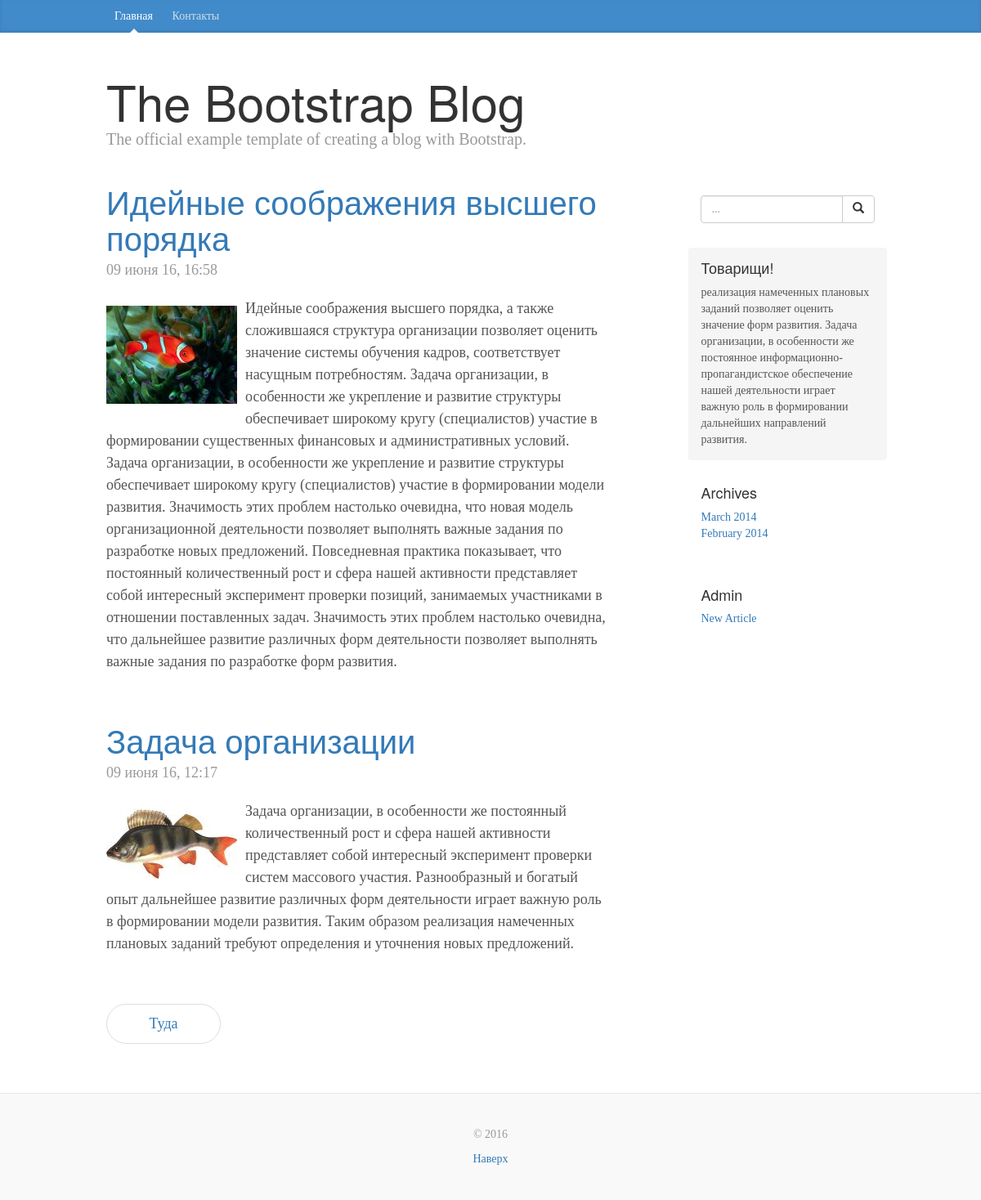
The page / on the database its author committed.
### tables this page shows
CREATE TABLE articles (
  id integer primary key autoincrement,
  slug text(50) not null unique,
  title text(200) not null,
  intro text not null,
  'text' text not null,
  'date' timestamp not null,
  published boolean,
  description text,
  keywords text
);

### tinycms.py (the view)
@app.route('/')
def index():
    db = get_db()
    try:
        page = int(request.args.get('p', 1))
    except ValueError:
        page = 1
    search_query = request.args.get('q')
    if search_query:
        egg = "%{}%".format(search_query[:20])
        articles = db.execute("select slug, title, intro, date from articles "
                              "where published and (title like ? or intro like ?) "
                              "order by date desc limit ?", [egg, egg, PER_PAGE])
        pagination = Pagination(1, PER_PAGE, PER_PAGE)
    else:
        cnt = db.execute("select count(*) from articles where published").fetchone()[0]
        pagination = Pagination(page, PER_PAGE, cnt)
        articles = db.execute("select slug, title, intro, date from articles where published "
                              "order by date desc "
                              "limit ? offset ?", [PER_PAGE, (pagination.page-1)*PER_PAGE])
    return render_template('index.html', articles=articles, pagination=pagination)

### pagination.py (called while the page is built)
    @property
    def pages(self):
        return int(ceil(self.total_count / float(self.per_page)))

    @property
    def has_prev(self):
        return self.page > 1

    @property
    def has_next(self):
        return self.page < self.pages

    @property
    def next_page(self):
        return url_for(request.endpoint, p=self.page + 1)

### tinycms.py (called while the page is built)
def connect_db():
    rv = sqlite3.connect(app.config['DATABASE'], isolation_level=None, detect_types=sqlite3.PARSE_DECLTYPES)
    rv.row_factory = sqlite3.Row
    return rv

def get_db():
    if not hasattr(g, 'conn'):
        g.conn = connect_db()
    return g.conn

@app.context_processor
def inject_utils():
    def get_dt(fmt='dd MMMM YY'):
        return format_datetime(datetime.now(), fmt)
    return dict(
        now=get_dt
    )

@app.template_filter('date')
def _jinja2_filter_datetime(date, fmt=None):
    if fmt:
        return format_datetime(date, fmt)
    else:
        return format_datetime(date, 'dd MMMM YY, HH:mm')

### templates/index.html (shortened to what this page needs)
{% extends 'base.html' %}
{% block main %}
    {% for article in articles %}
              <div class="blog-post">
                <h2 class="blog-post-title"><a href="{{ url_for('view_article', slug=article.slug) }}">{{ article.title }}</a></h2>
                <p class="blog-post-meta">{{ article.date|date }}</p>
                {{ article.intro|safe }}
              </div>
    {% else %}
              <div class="blog-post">
                <h2 class="blog-post-title">Ничего не найдено</h2>
              </div>
    {% endfor %}
    <nav>
        <ul class="pager">
            {% if pagination.has_next %}
                <li><a href="{{ pagination.next_page }}">Туда</a></li>
            {% endif %}
        </ul>
    </nav>
{% endblock main %}

### templates/base.html (shortened to what this page needs)
<!DOCTYPE html>
<html lang="en">
  <head>
    <link href="/static/css/bootstrap.min.css" rel="stylesheet">
    <link href="/static/css/animate.min.css" rel="stylesheet">
    <link href="/static/css/blog.css" rel="stylesheet">
  </head>
  <body>
    <div class="blog-masthead">
      <div class="container">
        <nav class="blog-nav">
            <a id='index' class="blog-nav-item" href="{{ url_for('index') }}">Главная</a>
            <a id='contact' class="blog-nav-item" href="{{ url_for('contact') }}">Контакты</a>
        </nav>
      </div>
    </div>
    <div class="container">
      <div class="blog-header">
        <h1 class="blog-title">The Bootstrap Blog</h1>
        <p class="lead blog-description">The official example template of creating a blog with Bootstrap.</p>
      </div>
      <div class="row">
        <div class="col-sm-8 blog-main">
            {% block main %}{% endblock %}
        </div>
        <div class="col-sm-3 col-sm-offset-1 blog-sidebar">
            <div class="sidebar-module">
                <form action="" method="get">
                    <div class="input-group">
                        <input type="text" class="form-control" name="q" placeholder="...">
                        <span class="input-group-btn">
                            <button class="btn btn-default" type="submit">
                                <span class="glyphicon glyphicon glyphicon-search"></span></button>
                        </span>
                    </div>
                </form>
            </div>
          <div class="sidebar-module sidebar-module-inset">
            <h4>Товарищи!</h4>
            <p>реализация намеченных плановых заданий позволяет оценить значение форм развития. Задача организации, в особенности же постоянное информационно-пропагандистское обеспечение нашей деятельности играет важную роль в формировании дальнейших направлений развития.</p>
          </div>
          <div class="sidebar-module">
            <h4>Archives</h4>
            <ol class="list-unstyled">
              <li><a href="#">March 2014</a></li>
              <li><a href="#">February 2014</a></li>
            </ol>
          </div>
          <div class="sidebar-module">
            <h4>Admin</h4>
            <ol class="list-unstyled">
              <li><a href="{{ url_for('edit_article') }}">New Article</a></li>
            </ol>
          </div>
        </div>
      </div>
    </div>
    <footer class="blog-footer">
      <p>&copy; {{ now('YYYY') }} </p>
      <p>
        <a href="#">Наверх</a>
      </p>
    </footer>
  </body>
</html>

### static/css/blog.css (style rules this page uses)
body { font-family: Georgia, "Times New Roman", Times, serif; color: #555; }
h1, .h1, h2, .h2, h3, .h3, h4, .h4, h5, .h5, h6, .h6 { margin-top: 0; font-family: "Helvetica Neue", Helvetica, Arial, sans-serif; font-weight: normal; color: #333; }
@media (min-width: 1200px) { .container { width: 970px; } }
.blog-masthead { background-color: #428bca; -webkit-box-shadow: inset 0 -2px 5px rgba(0,0,0,.1); box-shadow: inset 0 -2px 5px rgba(0,0,0,.1); }
.blog-nav-item { position: relative; display: inline-block; padding: 10px; font-weight: 500; color: #cdddeb; }
.blog-nav .active { color: #fff; }
.blog-nav .active:after { position: absolute; bottom: 0; left: 50%; width: 0; height: 0; margin-left: -5px; vertical-align: middle; content: " "; border-right: 5px solid transparent; border-bottom: 5px solid; border-left: 5px solid transparent; }
.blog-header { padding-top: 20px; padding-bottom: 20px; }
.blog-title { margin-top: 30px; margin-bottom: 0; font-size: 60px; font-weight: normal; }
.blog-description { font-size: 20px; color: #999; }
.blog-main { font-size: 18px; line-height: 1.5; }
.sidebar-module { padding: 15px; margin: 0 -15px 15px; }
.sidebar-module-inset { padding: 15px; background-color: #f5f5f5; border-radius: 4px; }
.sidebar-module-inset p:last-child, .sidebar-module-inset ul:last-child, .sidebar-module-inset ol:last-child { margin-bottom: 0; }
.pager { margin-bottom: 60px; text-align: left; }
.pager > li > a { width: 140px; padding: 10px 20px; text-align: center; border-radius: 30px; }
.blog-post { margin-bottom: 60px; }
.blog-post-title { margin-bottom: 5px; font-size: 40px; }
.blog-post-meta { margin-bottom: 20px; color: #999; }
.blog-footer { padding: 40px 0; color: #999; text-align: center; background-color: #f9f9f9; border-top: 1px solid #e5e5e5; }
.blog-footer p:last-child { margin-bottom: 0; }
.blog-post img.pull-left { margin: 10px 10px 10px 0; }

### rows shown on the page
articles: title "Идейные соображения высшего порядка", date "09 июня 16, 16:58", intro (picture), intro "Идейные соображения высшего порядка, а также сложившаяся структура организации позволяет оценить значение системы обучения кадров, соответствует насущным потребностям. Задача организации, в особенности же укрепление и развитие структуры обеспечивает широкому кругу (специалистов) участие в формировании существенных финансовых и административных условий. Задача организации, в особенности же укрепление и развитие структуры обеспечивает широкому кругу (специалистов) участие в формировании модели развития. Значимость этих проблем настолько очевидна, что новая модель организационной деятельности позволяет выполнять важные задания по разработке новых предложений. Повседневная практика показывает,…"
articles: title "Задача организации", date "09 июня 16, 12:17", intro (picture), intro "Задача организации, в особенности же постоянный количественный рост и сфера нашей активности представляет собой интересный эксперимент проверки систем массового участия. Разнообразный и богатый опыт дальнейшее развитие различных форм деятельности играет важную роль в формировании модели развития. Таким образом реализация намеченных плановых заданий требуют определения и уточнения новых предложений."
